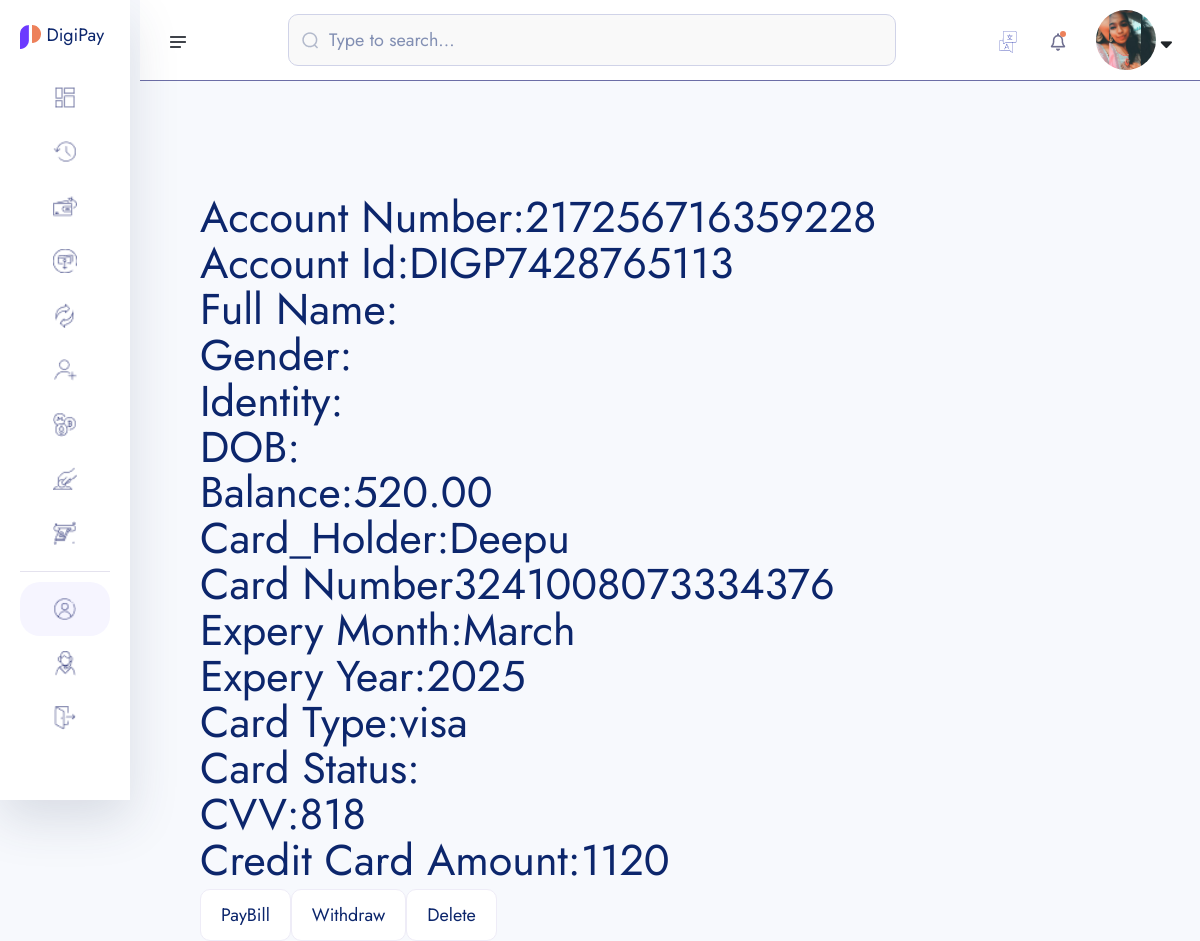
The app's page /transfer/creditcard_details/3241008073334376/217256716359228/ (signed in) with its own data.
### bankaccounts/models.py (models this page shows, shortened)
class KYC(models.Model):
    id=models.UUIDField(primary_key=True,unique=True,default=uuid.uuid4,editable=False)
    user=models.OneToOneField(User,on_delete=models.CASCADE)
    account=models.OneToOneField(Account,on_delete=models.CASCADE)
    full_name=models.CharField(max_length=200)
    image=models.ImageField(upload_to='userimg/')
    marital_status=models.CharField(max_length=100,choices=MARITAL_STATUS)
    gender=models.CharField(max_length=100,choices=GENDER)
    identity_type=models.CharField(max_length=100,choices=IDENTITY_TYPE)
    identity_image=models.ImageField(upload_to='userimg/')
    date_of_birth=models.DateField(auto_now_add=False)
    signature=models.ImageField(upload_to='userimg/')
    country=models.CharField(max_length=100)
    state=models.CharField(max_length=100)
    city=models.CharField(max_length=100)
    phone=models.CharField(max_length=100)
    email=models.EmailField(unique=True,blank=True)

class Account(models.Model):
    id=models.UUIDField(primary_key=True,unique=True,default=uuid.uuid4,editable=False)
    user=models.OneToOneField(User,on_delete=models.CASCADE)
    account_balance=models.DecimalField(max_digits=12,decimal_places=2,default=0.00)
    account_number=ShortUUIDField(unique=True,length=12,max_length=25,prefix='217',alphabet='1234567890')
    account_id=ShortUUIDField(unique=True,length=10,max_length=25,prefix='DIGP',alphabet='1234567890')
    pin_number=ShortUUIDField(unique=True,length=4,max_length=7,alphabet='1234567890')
    account_status=models.CharField(max_length=100,choices=ACCOUNT_STATUS,default='in-active')
    date=models.DateField(auto_now_add=True)
    kyc_submitted=models.BooleanField(default=False)
    kyc_confirmed=models.BooleanField(default=False)

### transactions/models.py (models this page shows)
class Creditcard(models.Model):
    card_id=ShortUUIDField(unique=True,length=10,max_length=20,prefix="CRED",alphabet='0123456789')
    user=models.ForeignKey(User,related_name='users',on_delete=models.CASCADE,null=True)
    name=models.CharField(max_length=200)
    number=ShortUUIDField(unique=True,length=16,alphabet='0123456789')
    month=models.CharField(max_length=200)
    year=models.IntegerField()
    cvv=ShortUUIDField(unique=True,length=3,alphabet='0123456789')
    card_type=models.CharField(max_length=200,choices=Card_Type)
    card_status=models.CharField(max_length=200,choices=Card_Status)
    dates=models.DateField(auto_now_add=True)
    amount=models.IntegerField()

### transactions/credit_card.py (the view)
# urls.py: path('creditcard_details/<number>/<account_number>/',credit_card.credit_card_detail,name='creditcard_details'),
def credit_card_detail(request,number,account_number):
    account=Account.objects.get(account_number=account_number)
    credit=Creditcard.objects.get(number=number)
    context={
        'account':account,
        'credit':credit
    }
    return render(request,'account/creditcard_details.html',context)

### templates/account/creditcard_details.html (shortened to what this page needs)
{% extends "partials/dashbord_base.html" %}
{% load static %}
{% block content %}
<head>
</head>
<div class="da">
<h3>Account Number:{{account.account_number}}</h3>
<h3>Account Id:{{account.account_id}}</h3>
<h3>Full Name:{{kyc.full_name}}</h3>
<h3>Gender:{{kyc.gender}}</h3>
<h3>Identity:{{kyc.identity_type}}</h3>
<h3>DOB:{{kyc.date_of_birth}}</h3>
<h3>Balance:{{account.account_balance}}</h3>
<h3>Card_Holder:{{credit.name}}</h3>
<h3>Card Number{{credit.number}}</h3>
<h3>Expery Month:{{credit.month}}</h3>
<h3>Expery Year:{{credit.year}}</h3>
<h3>Card Type:{{credit.card_type}}</h3>
<h3>Card Status:{{credit.card_status}}</h3>
<h3>CVV:{{credit.cvv}}</h3>
<h3>Credit Card Amount:{{credit.amount}}</h3>
</div>
<div class="pw">
    <a href="{% url 'transactions:credit_bill' credit.card_id%}"><input type="submit" value="PayBill"></a>
    <a href="{% url 'transactions:withdraw_amount' credit.card_id%}"><input type="submit" value="Withdraw"></a>
    <a href="{% url 'transactions:credit_card_delete' credit.card_id%}"><input type="submit" value="Delete"></a>
</div>
{% endblock %}

### templates/partials/dashbord_base.html (shortened to what this page needs)
{% load static %}
<!doctype html>
<html lang="en">
<head>
    <link rel="stylesheet" href="{% static 'assets1/css/bootstrap.min.css' %}">
    <link rel="stylesheet" href="{% static 'assets1/css/fontawesome.min.css' %}">
    <link rel="stylesheet" href="{% static 'assets1/css/jquery-ui.css' %}">
    <link rel="stylesheet" href="{% static 'assets1/css/plugin/apexcharts.css' %}">
    <link rel="stylesheet" href="{% static 'assets1/css/plugin/nice-select.css' %}">
    <link rel="stylesheet" href="{% static 'assets1/css/arafat-font.css' %}">
    <link rel="stylesheet" href="{% static 'assets1/css/plugin/animate.css' %}">
    <link rel="stylesheet" href="{% static 'assets1/css/style.css' %}">
</head>
<body>
    <header class="header-section body-collapse">
        <div class="overlay">
            <div class="container-fruid">
                <div class="row d-flex header-area">
                    <div class="navbar-area d-flex align-items-center justify-content-between">
                        <div class="sidebar-icon">
                            <img src="{% static 'assets1/images/icon/menu.png' %}" alt="icon">
                        </div>
                        <form method="POST" class="flex-fill">
                            <div class="form-group d-flex align-items-center">
                                <img src="{% static 'assets1/images/icon/search.png' %}" alt="icon">
                                <input type="text" placeholder="Type to search...">
                            </div>
                        </form>
                        <div class="dashboard-nav">
                            <div class="single-item language-area">
                                <div class="language-btn">
                                    <img src="{% static 'assets1/images/icon/lang.png' %}" alt="icon">
                                </div>
                            </div>
                            <div class="single-item notifications-area">
                                <div class="notifications-btn">
                                    <img src="{% static 'assets1/images/icon/bell.png' %}" class="bell-icon" alt="icon">
                                </div>
                            </div>
                            <div class="single-item user-area">
                                <div class="profile-area d-flex align-items-center">
                                    <span class="user-profile">
                                        {% if request.user.kyc.image.url %}
                                            <img style="width: 60px; height: 60px; border-radius: 50%; object-fit: cover;" src="{{ request.user.kyc.image.url }}" alt="image">
                                        {% else %}
                                            <img src="{% static 'assets1/images/default.jpg' %}"  style="width: 50px; height: 50px; border-radius: 50%; object-fit: cover;" alt="">
                                        {% endif %}
                                    </span>
                                    <i class="fa-solid fa-sort-down"></i>
                                </div>
                            </div>
                        </div>
                    </div>
                    <div class="sidebar-wrapper">
                        <div class="sidebar-logo">
                            <a href="#"><img src="{% static 'assets1/images/fav.png' %}" alt="logo"> DigiPay</a>
                        </div>
                        <ul>
                            <li>
                                <a href="#">
                                    <img src="{% static 'assets1/images/icon/dashboard.png' %}" alt="Dashboard"> <span>Dashboard</span>
                                </a>
                            </li>
                            <li>
                                <a href="#">
                                    <img src="{% static 'assets1/images/icon/transactions.png' %}" alt="Transactions"> <span>Transactions</span>
                                </a>
                            </li>
                            <li>
                                <a href="#">
                                    <img src="{% static 'assets1/images/icon/pay.png' %}" alt="Pay"> <span>Pay</span>
                                </a>
                            </li>
                            <li>
                                <a href="{% url 'transactions:user_request_payment' %}">
                                    <img src="{% static 'assets1/images/icon/receive.png' %}" alt="Receive"> <span>Receive</span>
                                </a>
                            </li>
                            <li>
                                <a href="money-exchange.html">
                                    <img src="{% static 'assets1/images/icon/exchange.png' %}" alt="Exchange"> <span>Exchange</span>
                                </a>
                            </li>
                            <li>
                                <a href="recipients.html">
                                    <img src="{% static 'assets1/images/icon/recipients.png' %}" alt="Recipients"> <span>Recipients</span>
                                </a>
                            </li>
                            <li>
                                <a href="crypto.html">
                                    <img src="{% static 'assets1/images/icon/crypto.png' %}" alt="Crypto"> <span>Crypto</span>
                                </a>
                            </li>
                            <li>
                                <a href="deposit-money.html">
                                    <img src="{% static 'assets1/images/icon/deposit.png' %}" alt="Deposit"> <span>Deposit Money</span>
                                </a>
                            </li>
                            <li>
                                <a href="withdraw-money-step-1.html">
                                    <img src="{% static 'assets1/images/icon/withdraw.png' %}" alt="Withdraw"> <span>Withdraw Money</span>
                                </a>
                            </li>
                        </ul>
                        <ul class="bottom-item">
                            <li class="active">
                                <a href="#">
                                    <img src="{% static 'assets1/images/icon/account.png' %}" alt="Account"> <span>Account</span>
                                </a>
                            </li>
                            <li>
                                <a href="javascript:void(0)">
                                    <img src="{% static 'assets1/images/icon/support.png' %}" alt="Support"> <span>Support</span>
                                </a>
                            </li>
                            <li>
                                <a href="javascript:void(0)">
                                    <img src="{% static 'assets1/images/icon/quit.png' %}" alt="Quit"> <span>Quit</span>
                                </a>
                            </li>
                        </ul>
                        <div class="pt-120">
                        </div>
                    </div>
                </div>
            </div>
        </div>
    </header>
{% block content %}
{% endblock content %}
</body>
</html>

### templates/account/creditcard_details.html (style rules this page uses)
.da { margin-top: 200px; margin-left: 200px; font-size: 10px; }
.pw { display: flex; width: 300px; margin-left: 200px; }

### records on screen
Account: account_number "217256716359228", account_id "DIGP7428765113", account_balance "520.00"
Creditcard: name "Deepu", number "3241008073334376", month "March", year "2025", card_type "visa", cvv "818", amount "1120"
